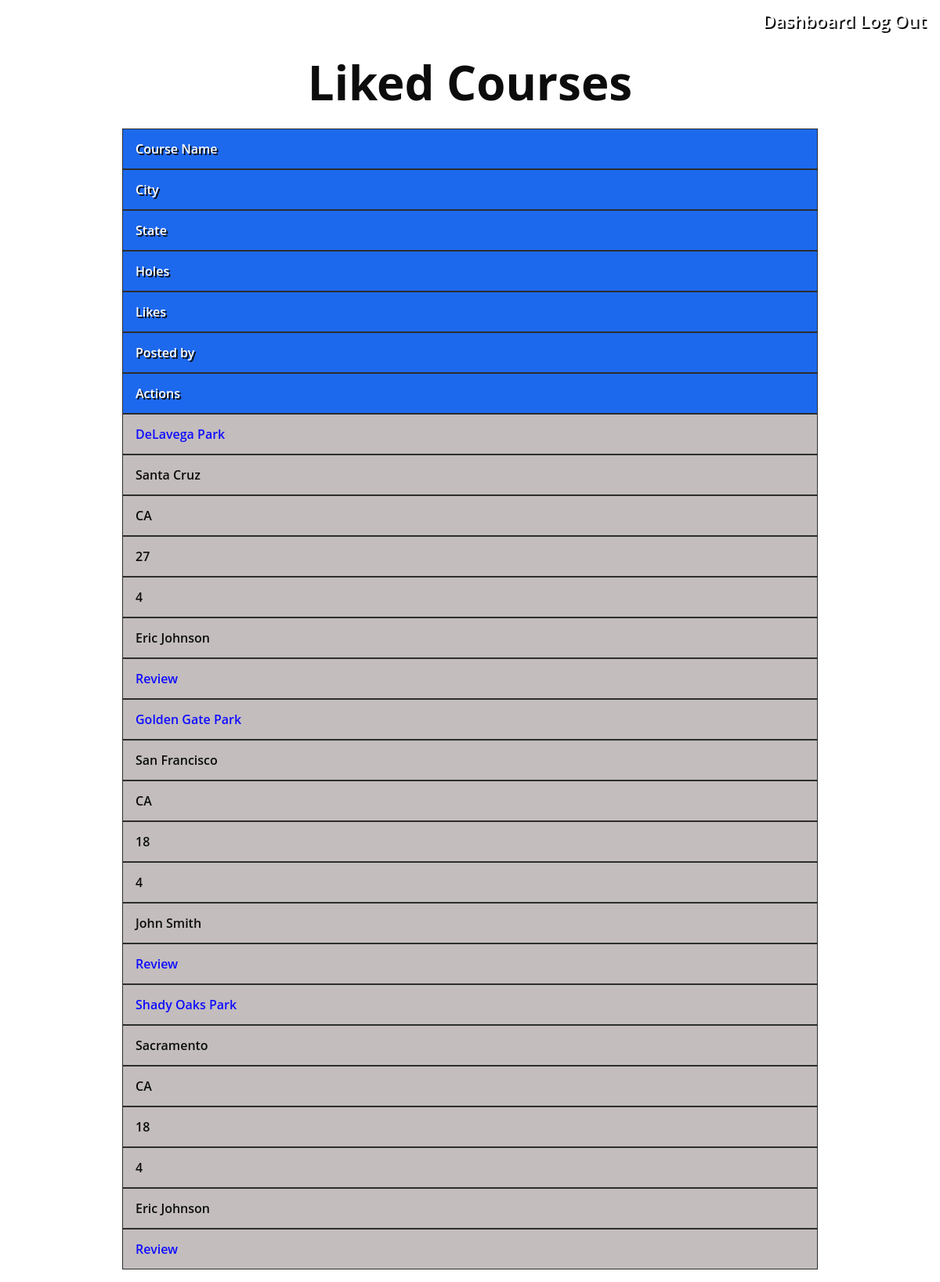
The page /favorites (signed in) on the database its author committed.
### main/models.py (models this page shows)
class Course(models.Model):
    name = models.CharField(max_length=255)
    city = models.CharField(max_length=255)
    state = models.CharField(max_length=255)
    number_of_holes = models.IntegerField()
    par = models.IntegerField()
    liked_by = models.ManyToManyField(User, related_name="liked_courses")
    created_by = models.ForeignKey(User, related_name="creator", on_delete=models.CASCADE)
    create_at = models.DateTimeField(auto_now_add=True)
    updated_at = models.DateTimeField(auto_now=True)
    objects = CourseManager()

class User(models.Model):
    fname = models.CharField(max_length=656)
    lname = models.CharField(max_length=656)
    email = models.CharField(max_length=656)
    password = models.CharField(max_length=656)
    create_at = models.DateTimeField(auto_now_add=True)
    updated_at = models.DateTimeField(auto_now=True)
    objects = UserManager()

### main/views.py (the view)
# urls.py: path('favorites', views.favorites),
def favorites(request):
    context = {
        'courses': Course.objects.filter(liked_by__id=request.session['user_id'])
    }
    return render(request, 'favorites.html', context)

### main/templates/favorites.html (shortened to what this page needs)
<!DOCTYPE html>
<html lang="en">
<head>
    {% load static %}
    <link rel="stylesheet" type="text/css" href="{% static '/dashboard.css' %}">
</head>
<body>
    <body class="background">
        <div class="top-links">
            <a href="/dashboard" class="header-link">Dashboard</a>
            <a href="/logout" class="header-link">Log Out</a>
        </div>
        <section>
            <header><h1 class="all-courses">Liked Courses</h1>
            </header>
            <div class="container">
                <div class="row header">
                <div class="cell header">Course Name</div>
                <div class="cell header">City</div>
                <div class="cell header">State</div>
                <div class="cell header">Holes</div>
                <div class="cell header">Likes</div>
                <div class="cell header">Posted by</div>
                <div class="cell header">Actions</div>
                </div>
                {% for course in courses %}
                <div class="row">
                <div class="cell" title="Name"><span><a href="course/{{course.id}}" class="table-links">{{course.name}}</a></span></div>
                <div class="cell" title="City"><span>{{course.city}}</span></div>
                <div class="cell" title="State"><span>{{course.state}}</span></div>
                <div class="cell" title="Holes"><span>{{course.number_of_holes}}</span></div>
                <div class="cell" title="Like"><span>{{course.liked_by.all|length}}</span></div>
                <div class="cell" title="Like"><span>{{course.created_by.fname}} {{course.created_by.lname}}</span></div>
                <div class="cell" title="Par"><a href="review/{{course.id}}" class="table-links">Review</a></div>
                </div>
                {% endfor %}
        </section>
</body>
</html>

### main/static/dashboard.css (style rules this page uses)
body { background-repeat: no-repeat; background-position: center center; background:url(https://i.pinimg.com/originals/f6/c3/23/f6c3239ce841a287ae5bc8d04a402b0e.jpg); background-size: cover; font:600 16px/18px 'Open Sans',sans-serif; opacity: 95%; }
.top-links { text-align: right; padding: 10px; font-size: 140%; }
.container { -webkit-box-sizing: border-box; -moz-box-sizing: border-box; box-sizing: border-box; }
.table-links { color: rgb(4, 0, 255); word-wrap: break-word; text-decoration: none; }
.all-courses { font-size: 60px; color: black; text-shadow: 3px 3px white; }
a { text-decoration: none; }
header, footer { text-align: center; }
.container { width: 75%; margin: 1em auto; }
.cell { overflow: hidden; }
.container .row .cell.header { color: #FFF; background-color: #1161ee; text-shadow: 2px 2px black; }
.row { background: rgb(192, 186, 186); }
.row .cell { padding: 1em; border: 1px solid #222; }
.header-link { color: white; text-decoration: none; text-shadow: 2px 2px black; }

### rows shown on the page
Course: name "DeLavega Park", city "Santa Cruz", state "CA", number_of_holes "27", liked_by.all|length "4", created_by.fname "Eric", created_by.lname "Johnson"
Course: name "Golden Gate Park", city "San Francisco", state "CA", number_of_holes "18", liked_by.all|length "4", created_by.fname "John", created_by.lname "Smith"
Course: name "Shady Oaks Park", city "Sacramento", state "CA", number_of_holes "18", liked_by.all|length "4", created_by.fname "Eric", created_by.lname "Johnson"
